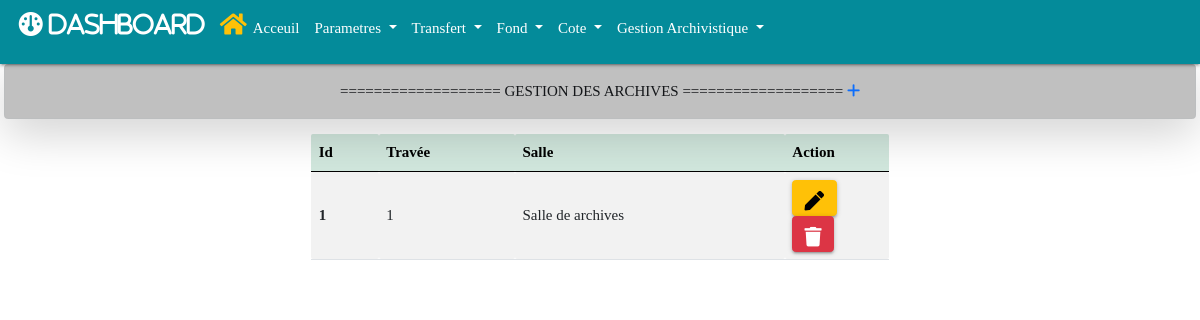
Screenshot of /cote/travee with the database file from the repository.
### cote/models.py (models this page shows, shortened)
class Travee(models.Model):
    travee = models.IntegerField(null=True, blank=True)
    salle = models.ForeignKey(Salle, null=True, blank=True, on_delete=models.CASCADE)
    create_at = models.DateField(auto_now_add=True, null=True)
    modified_at = models.DateTimeField(auto_now_add=True)

class Salle(models.Model):
    code = models.CharField(max_length=100, null=True, blank=True)
    salle = models.CharField(max_length=100, null=True, blank=True)
    site = models.ForeignKey(Site, null=True, blank=True, on_delete=models.CASCADE)
    create_at = models.DateField(auto_now_add=True, null=True)
    modified_at = models.DateTimeField(auto_now_add=True)
    def __str__(self):
        return self.salle

### cote/views.py (the view)
# urls.py: path('cote/travee', views.travee, name="travee"),
def travee(request):
    travees = Travee.objects.all()
    context = {'travees':travees}
    return render(request, 'cote/travee/travee.html', context)

### cote/templates/cote/travee/travee.html (shortened to what this page needs)
{% extends 'base.html' %}
{% block add %}
<a href="{% url 'add_travee' %}" title="Ajouter une travée">
  <i class="fa-solid fa-plus"></i>
<a/>
{% endblock add %}
{% block main %}
<div class="container mt-3 w-50">
    <table id="example" class="table table-striped" style="width:100%">
        <thead class="table-success">
            <tr>
                <th>Id</th>
                <th>Travée</th>
                <th>Salle</th>
                <th style="width: 18%;">Action</th>
            </tr>
        </thead>
        <tbody>
            {% for travee in travees %}
            <tr>
                <th scope="row">{{travee.id}}</th>
                <td>{{travee.travee}}</td>
                <td>{{travee.salle}}</td>
                <td>
                    <a href="{% url 'edit_travee' travee.id %}" type="button" class="btn btn-warning" title="Edit travée">
                        <i class="fas fa-pen"></i>
                    </a>
                    <a href="{% url 'delete_travee' travee.id %}" type="button" class="btn btn-danger" title="Supprimer travée">
                        <i class="fas fa-trash"></i>
                    </a>
                </td>
            </tr>
            {% endfor %}
        </tbody>
    </table>
</div>
{% endblock main %}

### archivages/static/css/styles.css (style rules this page uses)
* { padding: 0; margin: 0; box-sizing: border-box; list-style-type: none; text-decoration: none; font-family: "verdana"; }

### rows the page displays
Travee: id "1", travee "1", salle "Salle de archives"
